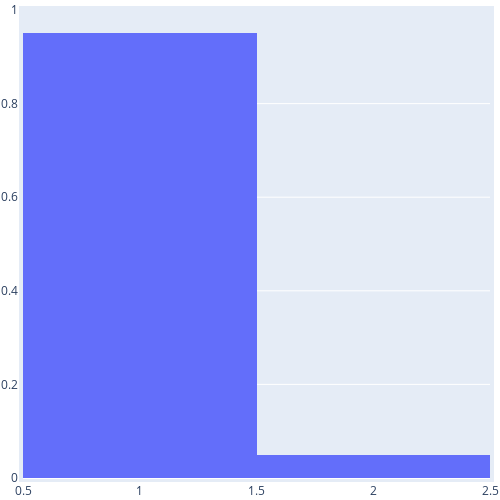

This figure's notebook cell:
### Code cell
nb_samples = 200
nb_cycles = zeros(nb_samples)
for i_sample in 1:nb_samples
    mtsf = multi_type_spanning_forest(rng, meta_g, q)

    # check nb roots and cycles
    cycles = get_prop(mtsf, :cycle_nodes)
    nb_cycles[i_sample] = length(cycles)
    #nb_roots[i_sample] = length(get_prop(mtsf, :roots))
end    


name = "nb_cycles_"*type*string(eta)

cat_nb_cycles = string.(sort(Int.(nb_cycles)))
trace = PlotlyJS.histogram(x=cat_nb_cycles, histnorm="probability density")
layout = Layout(
    autosize=false,
    width=500,
    height=200,
    margin=attr(l=1, r=1, b=1, t=1, pad=4),
    font_size=35,
    xaxis_type="category",
)
p = PlotlyJS.plot(trace,layout)
PlotlyJS.savefig(p,"figures/"*name*".pdf")

### Figure 1 — Plotly figure (JSON) as saved in the notebook; plotly's stock layout.template omitted (floating-point values rounded to 4 significant figures; data arrays with more than 128 entries replaced by an {"elided": "..."} marker saying what was removed)
{"data": [{"histnorm": "probability density", "type": "histogram", "x": {"elided": "200 int values"}}], "layout": {"autosize": false, "height": 500, "margin": {"b": 1, "l": 1, "pad": 4, "r": 1, "t": 1}, "width": 500}}
